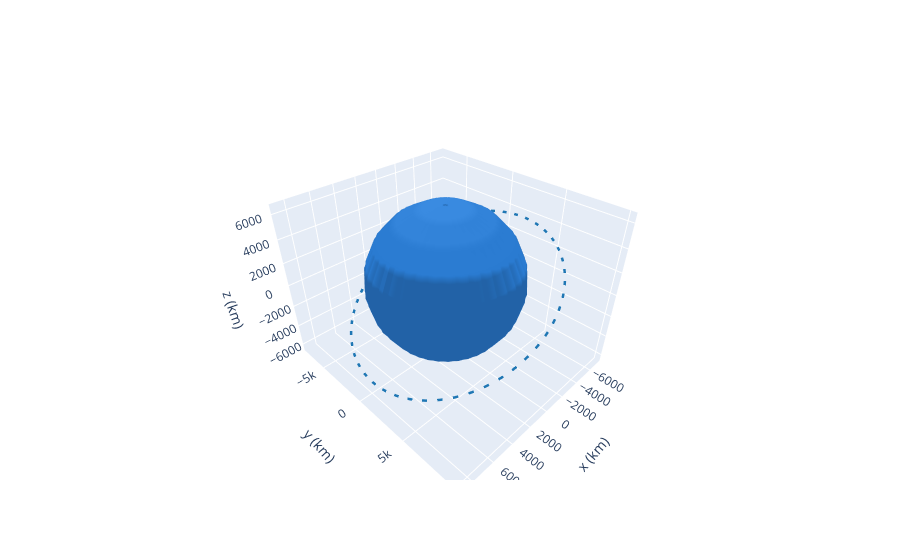

Notebook source saved alongside this figure:
### Code cell
ss.plot(label="Sample orbit", use_3d=True, interactive=True)

### Figure 1 — Plotly figure (JSON) as saved in the notebook; plotly's stock layout.template omitted (floating-point values rounded to 4 significant figures; data arrays with more than 128 entries replaced by an {"elided": "..."} marker saying what was removed)
{"data": [{"cauto": false, "cmax": 1, "cmin": 1, "colorscale": [[0, "#2a7bd1"], [1, "#2a7bd1"]], "name": "Earth", "showscale": false, "type": "surface", "x": {"elided": "20x20 float values"}, "y": {"elided": "20x20 float values"}, "z": {"elided": "20x20 float values"}}, {"line": {"color": "rgb(31, 119, 180)", "dash": "dash", "width": 5}, "mode": "lines", "name": "2021-11-25 17:23 (Sample orbit)", "type": "scatter3d", "x": {"elided": "150 float values"}, "y": {"elided": "150 float values"}, "z": {"elided": "150 float values"}}, {"cauto": false, "cmax": 1, "cmin": 1, "colorscale": [[0, "rgb(31, 119, 180)"], [1, "rgb(31, 119, 180)"]], "name": "2021-11-25 17:23 (Sample orbit)", "showscale": false, "type": "surface", "x": {"elided": "20x20 float values"}, "y": {"elided": "20x20 float values"}, "z": {"elided": "20x20 float values"}}, {"cauto": false, "cmax": 1, "cmin": 1, "colorscale": [[0, "#2a7bd1"], [1, "#2a7bd1"]], "name": "Earth", "showscale": false, "type": "surface", "x": {"elided": "20x20 float values"}, "y": {"elided": "20x20 float values"}, "z": {"elided": "20x20 float values"}}], "layout": {"autosize": true, "scene": {"aspectmode": "data", "xaxis": {"title": {"text": "x (km)"}}, "yaxis": {"title": {"text": "y (km)"}}, "zaxis": {"title": {"text": "z (km)"}}}}}
